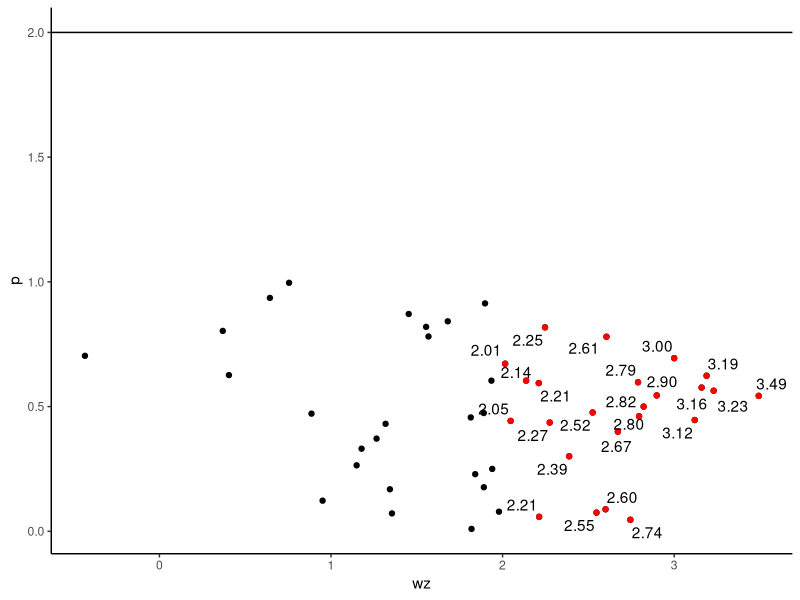

Write R code to recreate this figure.
## ---- chunk 1
knitr::opts_chunk$set(echo = TRUE)
## ---- chunk 2

library(ggplot2)
library(dplyr)
library(ggrepel)
uu <- data.frame(wz=rnorm(50,2),p=runif(50))


ggplot(uu,aes(wz,p))+
  geom_point()+
  geom_point(data=uu %>% filter(wz >2),color="red")+
  geom_hline(yintercept=(-log10(0.01)))+
  theme_classic()+
  geom_text_repel(data=uu %>% filter(wz >2),aes(label=sprintf("%0.2f", round(wz, digits = 2))))
